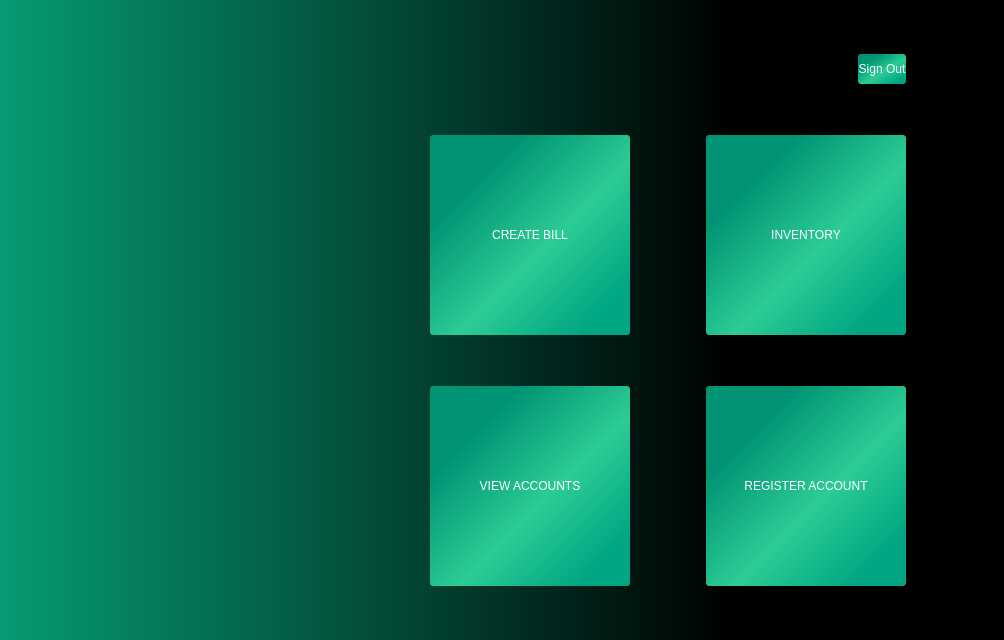
<?xml version="1.0" encoding="UTF-8"?>
<ui version="4.0">
 <class>Dashboard</class>
 <widget class="QMainWindow" name="Dashboard">
  <property name="geometry">
   <rect>
    <x>0</x>
    <y>0</y>
    <width>1004</width>
    <height>640</height>
   </rect>
  </property>
  <property name="windowTitle">
   <string>MainWindow</string>
  </property>
  <widget class="QWidget" name="centralwidget">
   <property name="styleSheet">
    <string notr="true">QWidget#centralwidget{
	background-color: qlineargradient(spread:pad, x1:0, y1:0, x2:1, y2:0, stop:0 rgba(6, 155, 116, 255), stop:0.727273 rgba(0, 0, 0, 255));
}</string>
   </property>
   <layout class="QHBoxLayout" name="horizontalLayout">
    <item>
     <spacer name="horizontalSpacer_2">
      <property name="orientation">
       <enum>Qt::Horizontal</enum>
      </property>
      <property name="sizeHint" stdset="0">
       <size>
        <width>40</width>
        <height>20</height>
       </size>
      </property>
     </spacer>
    </item>
    <item>
     <layout class="QVBoxLayout" name="verticalLayout_4">
      <property name="leftMargin">
       <number>0</number>
      </property>
      <property name="topMargin">
       <number>0</number>
      </property>
      <property name="rightMargin">
       <number>0</number>
      </property>
      <property name="bottomMargin">
       <number>0</number>
      </property>
      <item>
       <spacer name="verticalSpacer_2">
        <property name="orientation">
         <enum>Qt::Vertical</enum>
        </property>
        <property name="sizeHint" stdset="0">
         <size>
          <width>20</width>
          <height>40</height>
         </size>
        </property>
       </spacer>
      </item>
      <item>
       <widget class="QLabel" name="label">
        <property name="minimumSize">
         <size>
          <width>225</width>
          <height>225</height>
         </size>
        </property>
        <property name="styleSheet">
         <string notr="true">border-image: url(:/img/logo.png);</string>
        </property>
        <property name="text">
         <string/>
        </property>
       </widget>
      </item>
      <item>
       <spacer name="verticalSpacer">
        <property name="orientation">
         <enum>Qt::Vertical</enum>
        </property>
        <property name="sizeHint" stdset="0">
         <size>
          <width>20</width>
          <height>40</height>
         </size>
        </property>
       </spacer>
      </item>
     </layout>
    </item>
    <item>
     <spacer name="horizontalSpacer_3">
      <property name="orientation">
       <enum>Qt::Horizontal</enum>
      </property>
      <property name="sizeType">
       <enum>QSizePolicy::Fixed</enum>
      </property>
      <property name="sizeHint" stdset="0">
       <size>
        <width>100</width>
        <height>20</height>
       </size>
      </property>
     </spacer>
    </item>
    <item>
     <layout class="QGridLayout" name="gridLayout">
      <property name="leftMargin">
       <number>0</number>
      </property>
      <property name="rightMargin">
       <number>0</number>
      </property>
      <item row="2" column="1">
       <spacer name="horizontalSpacer_4">
        <property name="orientation">
         <enum>Qt::Horizontal</enum>
        </property>
        <property name="sizeType">
         <enum>QSizePolicy::Fixed</enum>
        </property>
        <property name="sizeHint" stdset="0">
         <size>
          <width>70</width>
          <height>20</height>
         </size>
        </property>
       </spacer>
      </item>
      <item row="2" column="0">
       <widget class="QPushButton" name="createbillbutton">
        <property name="minimumSize">
         <size>
          <width>200</width>
          <height>200</height>
         </size>
        </property>
        <property name="styleSheet">
         <string notr="true">background-color: qlineargradient(spread:pad, x1:0, y1:0, x2:1, y2:1, stop:0.232955 rgba(0, 148, 116, 255), stop:0.568182 rgba(44, 204, 149, 255), stop:0.875 rgba(0, 168, 132, 251));
font: 700 10pt &quot;Segoe UI&quot;;
color: rgb(255, 255, 255);
border: 1px;
border-radius: 3px;</string>
        </property>
        <property name="text">
         <string>CREATE BILL</string>
        </property>
       </widget>
      </item>
      <item row="3" column="1">
       <spacer name="horizontalSpacer_5">
        <property name="orientation">
         <enum>Qt::Horizontal</enum>
        </property>
        <property name="sizeType">
         <enum>QSizePolicy::Fixed</enum>
        </property>
        <property name="sizeHint" stdset="0">
         <size>
          <width>70</width>
          <height>20</height>
         </size>
        </property>
       </spacer>
      </item>
      <item row="3" column="2">
       <widget class="QPushButton" name="registerbutton">
        <property name="minimumSize">
         <size>
          <width>200</width>
          <height>200</height>
         </size>
        </property>
        <property name="styleSheet">
         <string notr="true">background-color: qlineargradient(spread:pad, x1:0, y1:0, x2:1, y2:1, stop:0.232955 rgba(0, 148, 116, 255), stop:0.568182 rgba(44, 204, 149, 255), stop:0.875 rgba(0, 168, 132, 251));
font: 700 10pt &quot;Segoe UI&quot;;
color: rgb(255, 255, 255);
border: 1px;
border-radius: 3px;</string>
        </property>
        <property name="text">
         <string>REGISTER ACCOUNT</string>
        </property>
       </widget>
      </item>
      <item row="3" column="0">
       <widget class="QPushButton" name="viewaccountbutton">
        <property name="minimumSize">
         <size>
          <width>200</width>
          <height>200</height>
         </size>
        </property>
        <property name="styleSheet">
         <string notr="true">background-color: qlineargradient(spread:pad, x1:0, y1:0, x2:1, y2:1, stop:0.232955 rgba(0, 148, 116, 255), stop:0.568182 rgba(44, 204, 149, 255), stop:0.875 rgba(0, 168, 132, 251));
font: 700 10pt &quot;Segoe UI&quot;;
color: rgb(255, 255, 255);
border: 1px;
border-radius: 3px;</string>
        </property>
        <property name="text">
         <string>VIEW ACCOUNTS</string>
        </property>
       </widget>
      </item>
      <item row="2" column="2">
       <widget class="QPushButton" name="inventorybutton">
        <property name="minimumSize">
         <size>
          <width>200</width>
          <height>200</height>
         </size>
        </property>
        <property name="styleSheet">
         <string notr="true">background-color: qlineargradient(spread:pad, x1:0, y1:0, x2:1, y2:1, stop:0.232955 rgba(0, 148, 116, 255), stop:0.568182 rgba(44, 204, 149, 255), stop:0.875 rgba(0, 168, 132, 251));
font: 700 10pt &quot;Segoe UI&quot;;
color: rgb(255, 255, 255);
border: 1px;
border-radius: 3px;</string>
        </property>
        <property name="text">
         <string>INVENTORY</string>
        </property>
       </widget>
      </item>
      <item row="0" column="2">
       <layout class="QHBoxLayout" name="horizontalLayout_2">
        <item>
         <spacer name="horizontalSpacer_6">
          <property name="orientation">
           <enum>Qt::Horizontal</enum>
          </property>
          <property name="sizeHint" stdset="0">
           <size>
            <width>40</width>
            <height>20</height>
           </size>
          </property>
         </spacer>
        </item>
        <item>
         <widget class="QPushButton" name="pushButton">
          <property name="minimumSize">
           <size>
            <width>30</width>
            <height>30</height>
           </size>
          </property>
          <property name="styleSheet">
           <string notr="true">background-color: qlineargradient(spread:pad, x1:0, y1:0, x2:1, y2:1, stop:0.232955 rgba(0, 148, 116, 255), stop:0.568182 rgba(44, 204, 149, 255), stop:0.875 rgba(0, 168, 132, 251));
font: 700 10pt &quot;Segoe UI&quot;;
color: rgb(255, 255, 255);
border: 1px;
border-radius: 3px;</string>
          </property>
          <property name="text">
           <string>Sign Out</string>
          </property>
         </widget>
        </item>
       </layout>
      </item>
     </layout>
    </item>
    <item>
     <spacer name="horizontalSpacer">
      <property name="orientation">
       <enum>Qt::Horizontal</enum>
      </property>
      <property name="sizeHint" stdset="0">
       <size>
        <width>40</width>
        <height>20</height>
       </size>
      </property>
     </spacer>
    </item>
   </layout>
  </widget>
 </widget>
 <resources/>
 <connections/>
</ui>
